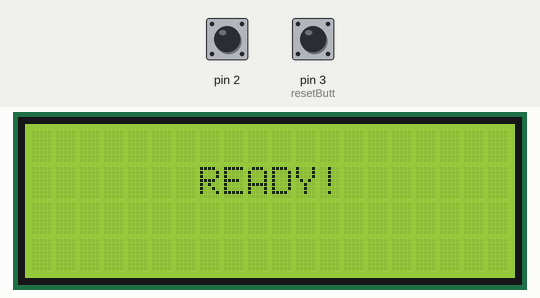
Simulated run of this program. Board: Arduino Uno, built with avr-gcc and run on an emulated ATmega328P. On the bench: 20×4 character LCD. Inputs (shaded band) come from the test bench; at power-on: pin 3 (resetButt) HIGH, pin 2 LOW.

Above: at 1.2 s.
1.3 s: pin 3 (resetButt) pulled LOW for 3.2 s
At 1.6 s:
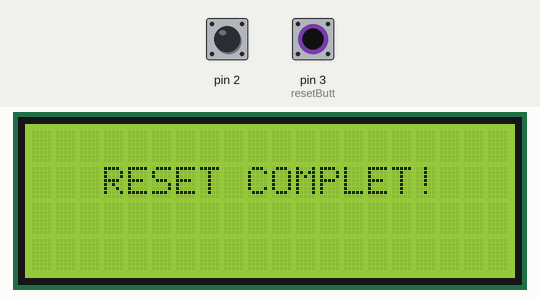
7.3 s: pin 2 pulsed HIGH 2 times (0.12 s each, 0.3 s apart)
At 8.6 s:
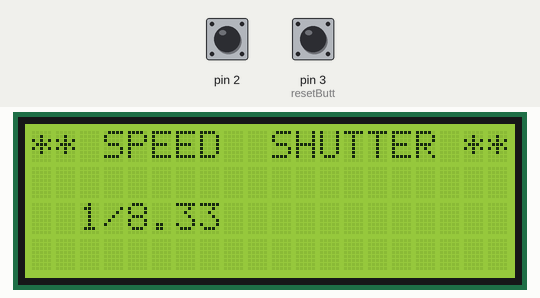
9.4 s: pin 3 (resetButt) pulled LOW for 0.15 s
At 10.2 s:
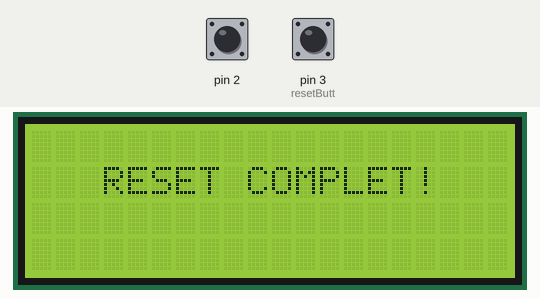
Timing chart, 0 to 12.4 s (numbered marks = the images above; inputs shaded):
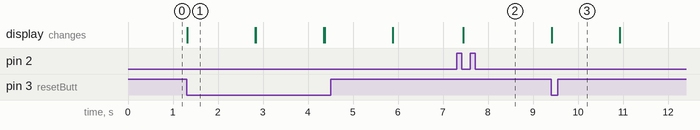

The program:

main.cpp
```cpp
/*
KiTSUNE - Sokudo Ver.1.0
By WOLFNEST Studio

IG : @redwolf_studio    |   @kitsune_film

used ATMEGA328P ONLY!!
Libraries requirement
  - LiquidCrystal_I2C by Frank de Brabander

*/

#include <Arduino.h>
#include <avr/io.h>
#include <avr/interrupt.h>

#include <Wire.h>
#include <SPI.h>

#include <LiquidCrystal_I2C.h>

LiquidCrystal_I2C LCD(0x26, 20, 4);

uint8_t resetButt = 3;

unsigned long StartTime, StopTime, DeltaTime;
float ShutterTime1, ShutterTime2;

volatile boolean shutterFlag = false, signalReading = false;

void setup() {
  LCD.init();
  LCD.backlight();          //Trun on backlight
  LCD.setCursor(0, 0);

  //Pin setup
  //interrupts INT0
  DDRD &= ~(1 << DDD2);     //Set PD2 pin to INPUT
  //Interrupts setup
  EICRA |= (1 << ISC00);    //Set INT0 to trigger on any logic change
  EIMSK |= (1 << INT0);     //Enable INT0
  sei();                    //Enable Interrupts


  pinMode(resetButt, INPUT_PULLUP);

  LCD.clear();
  LCD.setCursor(7, 1);
  LCD.print("READY!");
}//Void setup

void loop() {

  //Manual reset Value
  if(digitalRead(resetButt) == LOW) {
    //RESET logic and value
    shutterFlag = false;
    signalReading = false;
    DeltaTime = 0;
    StartTime = 0;
    StopTime = 0;
    ShutterTime1 = 0;
    ShutterTime2 = 0;

    LCD.clear();
    LCD.setCursor(3, 1);
    LCD.print("RESET COMPLET!");
    delay(1500);
    LCD.clear();
    LCD.setCursor(7, 1);
    LCD.print("READY!");
  }

  //Show test results
  if(signalReading == true) {

    DeltaTime = (StopTime - StartTime);
    ShutterTime1 = (float)DeltaTime/1000000;
    ShutterTime2 = 1/ShutterTime1;

    LCD.clear();
    LCD.setCursor(0, 0);
    LCD.print("** SPEED  SHUTTER **");
    LCD.setCursor(2, 2);
    if(ShutterTime1 >= 1) {
      LCD.print(ShutterTime1, 2);

    } else if(ShutterTime1 < 1) {
      LCD.print("1/");
      LCD.print(ShutterTime2, 2);
    }

    //RESET logic and value
    shutterFlag = false;
    signalReading = false;
    DeltaTime = 0;
    StartTime = 0;
    StopTime = 0;
    ShutterTime1 = 0;
    ShutterTime2 = 0;
  }
}//Void Loop


ISR (INT0_vect) {
  // interrupts code
  if(shutterFlag == false) {
    StartTime = micros();
    shutterFlag = true;
  } else{
    StopTime = micros();
    signalReading = true;
  }
}//ISR
```

Measured:
- after the input at 1.3 s, the display: changes at once (image 1)
- after the input at 7.3 s, the display: changes after 0.15 s (image 2)
- after the input at 9.4 s, the display: changes at once (image 3)
- what the display in image 1 shows lasts 1.5 s, from 1.3 s to 2.8 s
